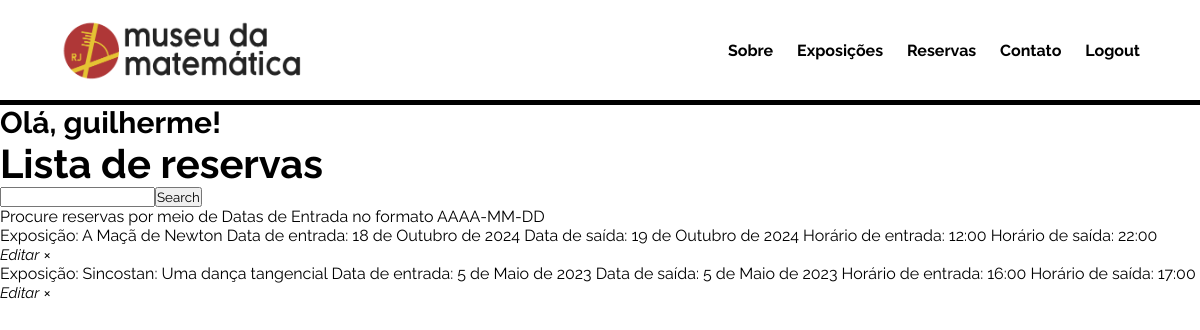
Page /lista-reservas/ (signed in) on the committed database.
### museu_matematica/models.py (models this page shows)
class Reserva(models.Model):
    user = models.ForeignKey(User, on_delete = models.CASCADE, null = True, blank = True)
    exposicao = models.ForeignKey(Exposicao, on_delete = models.CASCADE, null = True, blank = True)
    dataEntrada = models.DateField(verbose_name = 'Data de entrada', help_text = 'Utilize o formato AAAA-MM-DD')
    dataSaida =  models.DateField(verbose_name = 'Data de saída', help_text = 'Utilize o formato AAAA-MM-DD')
    horarioEntrada = models.TimeField(verbose_name = 'Horário de entrada', help_text = 'Utilize o formato HH:MM')
    horarioSaida = models.TimeField(verbose_name = 'Horário de saída', help_text = 'Utilize o formato HH:MM')
    def __str__(self):
        return str(self.user) + ' - ' + str(self.exposicao) + ' - ' + str(self.dataEntrada)

class Exposicao(models.Model):
    titulo = models.CharField(max_length=300)
    descricao = models.CharField(max_length=1000)
    def __str__(self):
        return str(self.titulo)

### museu_matematica/views.py (the view)
# urls.py: path('lista-reservas/', ReservaListView.as_view(), name="lista-reservas"),
class ReservaListView(LoginRequiredMixin, ListView):
    model = Reserva
    template_name = 'museu_matematica/lista-reservas.html'
    context_object_name = 'reservas'
    success_url = reverse_lazy("lista-reservas")
    def get_context_data(self, **kwargs):
        context = super().get_context_data(**kwargs)
        if not self.request.user.is_superuser:
            context['reservas'] = context['reservas'].filter(user = self.request.user) # Apenas os itens do usuário logado
        search_input = self.request.GET.get('search-area') or ''
        if search_input:
            context['reservas'] = context['reservas'].filter(dataEntrada__exact=search_input)
        context['search_input'] = search_input
        print(context)
        return context

### museu_matematica/templates/museu_matematica/lista-reservas.html (shortened to what this page needs)
{% load static %}
    <!DOCTYPE html>
    <html lang="pt-BR">
    <head>
        <link rel="stylesheet" href="{% static 'museu-matematica/css/styles.css' %}">
        </head>
    <body>
        {% include 'museu_matematica/header.html' %}
        <h3 class="hellotext">Olá, {% firstof user.username %}!</h3>
        <h2>Lista de reservas</h2>
        <div id="search-add-wrapper">
            <form method="GET" style="display: flex;">
                <input id="dataEntrada" type="text" name="search-area" value="{{search_input}}">
                <input class="button" type="submit" value="Search">
            </form>
            <p>Procure reservas por meio de Datas de Entrada no formato AAAA-MM-DD</p>
        </div>
        <div class="reserva-items-wrapper">
            {% for reserva in reservas %}
                <div class="reserva-wrapper">
                    <span>Exposição: </span> {{reserva.exposicao}}
                    <span>Data de entrada: </span> {{reserva.dataEntrada}}
                    <span>Data de saída: </span> {{reserva.dataSaida}}
                    <span>Horário de entrada: </span> {{reserva.horarioEntrada}}
                    <span>Horário de saída: </span> {{reserva.horarioSaida}}
                    <a href="{% url 'reserva-editar' pk=reserva.id %}"><i class="material-icons" style="font-size:15px">Editar</i></a>
                    <a class="delete-link" href="{% url 'reserva-delete' pk=reserva.id %}">&#215;</a>
                </div>
            {% empty %}
            <div class="reserva-wrapper">
                <h3>Não há nenhuma reserva efetuada.</h3>
            </div>
            {% endfor %}
        </div>
    </body>
    </html>

### museu_matematica/static/museu-matematica/css/styles.css (style rules this page uses)
a { text-decoration: none; color: inherit; }
* { margin: 0; padding: 0; }
:root { --color-primary: #C41E1E; --color-secondary: #d3a422; --color-gray: #888888; }
body, input, select { font-family: 'Raleway', sans-serif; }
h2 { font-size: 40px; }
h3 { font-size: 30px; }

### rows in the picture
Reserva: exposicao "A Maçã de Newton", dataEntrada "18 de Outubro de 2024", dataSaida "19 de Outubro de 2024", horarioEntrada "12:00", horarioSaida "22:00"
Reserva: exposicao "Sincostan: Uma dança tangencial", dataEntrada "5 de Maio de 2023", dataSaida "5 de Maio de 2023", horarioEntrada "16:00", horarioSaida "17:00"
